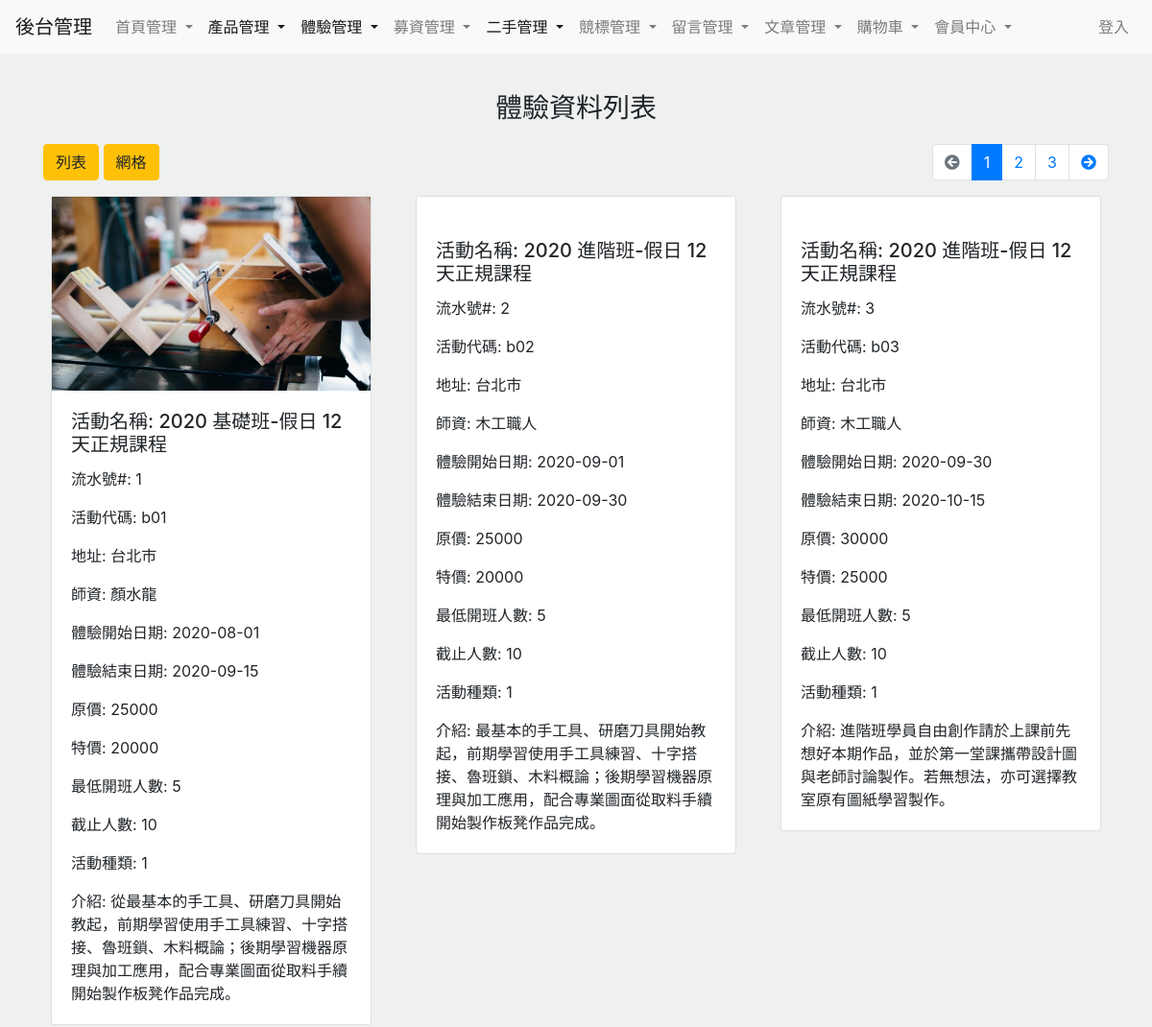
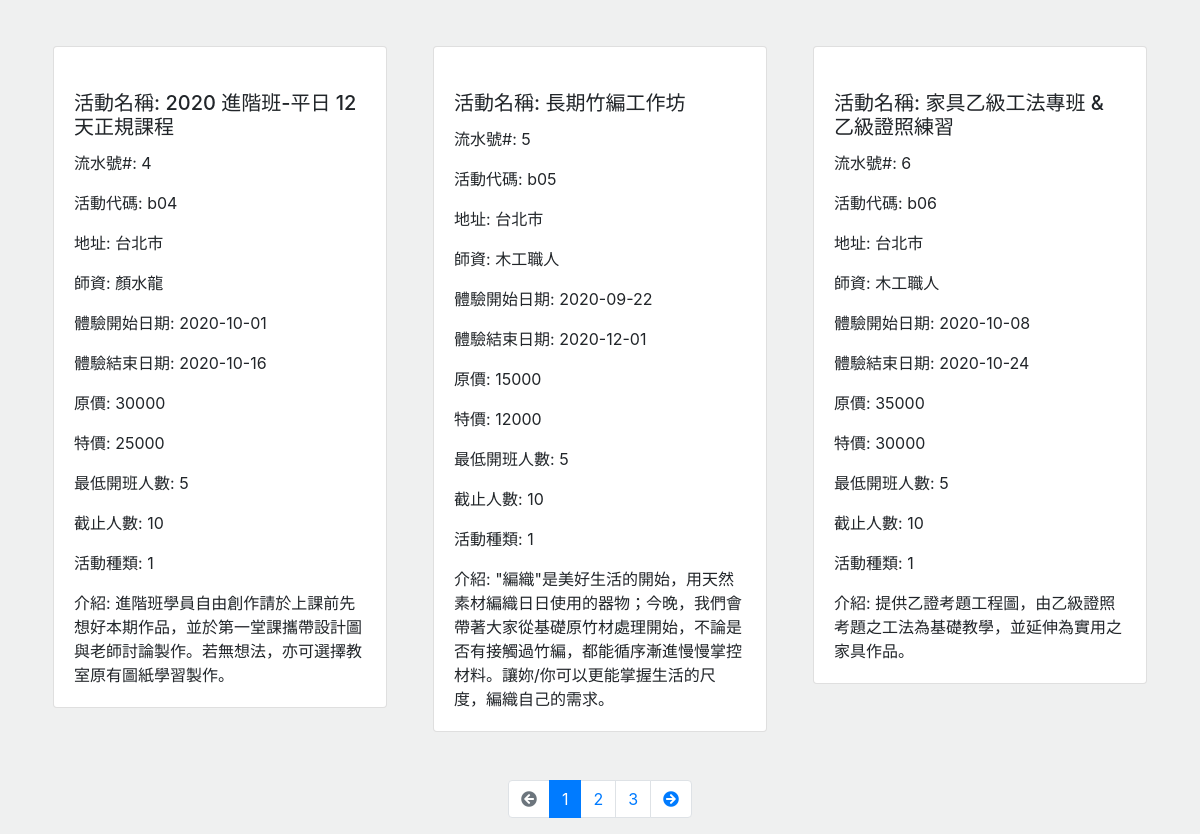
Screenshot of /test/data_listcard.php with the database file from the repository (2 pictures, top to bottom).
### tables this page shows
CREATE TABLE `a_experience_mainlist` (
  `sid` int(11) NOT NULL,
  `activitie_name` varchar(255) NOT NULL,
  `activitie_id` varchar(255) NOT NULL,
  `address` varchar(255) NOT NULL,
  `teacher` varchar(255) NOT NULL,
  `start_date` date NOT NULL,
  `end_date` date NOT NULL,
  `origina_price` int(11) NOT NULL,
  `sale_price` int(11) NOT NULL,
  `registered_people` int(100) NOT NULL,
  `low_people` int(100) NOT NULL,
  `total_people` int(100) NOT NULL,
  `category_sid` int(11) NOT NULL,
  `following` int(10) NOT NULL,
  `visible` int(10) NOT NULL,
  `images` varchar(500) NOT NULL,
  `introduction` text NOT NULL
);

### test/data_listcard.php (the view, shortened to what this page needs)
<?php
require __DIR__ . '/../parts/__connect_db.php';
$perPage = 6;
$page = isset($_GET['page']) ? intval($_GET['page']) : 1;
$t_sql = "SELECT COUNT(1) FROM `a_experience_mainlist`";
$totalRows = $pdo->query($t_sql)->fetch(PDO::FETCH_NUM)[0];
$totalPages = ceil($totalRows / $perPage);
$rows = [];
if ($totalRows > 0) {
    $sql = sprintf("SELECT * FROM `a_experience_mainlist` LIMIT %s, %s", ($page - 1) * $perPage, $perPage);
    $stmt = $pdo->query($sql);
    $rows = $stmt->fetchAll();
}
?>
<?php include __DIR__ . '/../parts/__html_head.php'; ?>
<?php include __DIR__ . '/../parts/__navbar.php'; ?>
<div class="container">
    <div class="row">
        <h3>體驗資料列表</h3>
    </div>
    <div class="row justify-content-between">
        <div class="col">
            <a href="data_list.php" class="btn btn-warning choose">列表</a>
            <a href="data_listcard.php" class="btn btn-warning choose">網格</a>
        </div>
        <div class="col">
            <nav aria-label="Page navigation example">
                <ul class="pagination justify-content-end">
                    <li class="page-item <?= $page == 1 ? 'disabled' : '' ?>">
                        <a class="page-link" href="?page=<?= $page - 1 ?>">
                            <i class="fas fa-arrow-circle-left"></i>
                        </a>
                    </li>
                    <?php for ($i = $page - 2; $i <= $page + 2; $i++) :
                        if ($i < 1) continue;
                    ?>
                        <li class="page-item <?= $i == $page ? 'active' : '' ?>">
                            <a class="page-link" href="?page=<?= $i ?>"><?= $i ?></a>
                        </li>
                    <?php endfor; ?>
                    <li class="page-item <?= $page == $totalPages ? 'disabled' : '' ?>">
                        <a class="page-link" href="?page=<?= $page + 1 ?>">
                            <i class="fas fa-arrow-circle-right"></i>
                        </a>
                    </li>
                </ul>
            </nav>
        </div>
    </div>
    <div class="row justify-content-center">
        <?php foreach ($rows as $r) : ?>
            <div class="col-4">
                <div class="card mx-2 mb-5">
                    <div class="wrap">
                        <img src="./../uploads/<?= $r['images'] ?>" alt="" width="100%">
                    </div>
                    <div class="card-body">
                        <h5 class="card-title">活動名稱: <?= $r['activitie_name'] ?></h5>
                        <p class="card-text">流水號#: <?= $r['sid'] ?></p>
                        <p class="card-text">活動代碼: <?= $r['activitie_id'] ?></p>
                        <p class="card-text">地址: <?= $r['address'] ?></p>
                        <p class="card-text">師資: <?= $r['teacher'] ?></p>
                        <p class="card-text">體驗開始日期: <?= $r['start_date'] ?></p>
                        <p class="card-text">體驗結束日期: <?= $r['end_date'] ?></p>
                        <p class="card-text">原價: <?= $r['origina_price'] ?></p>
                        <p class="card-text">特價: <?= $r['sale_price'] ?></p>
                        <p class="card-text">最低開班人數: <?= $r['low_people'] ?></p>
                        <p class="card-text">截止人數: <?= $r['total_people'] ?></p>
                        <p class="card-text">活動種類: <?= $r['category_sid'] ?></p>
                        <p class="card-text">介紹: <?= htmlentities($r['introduction']) ?></p>
                    </div>
                </div>
            </div>
        <?php endforeach; ?>
    </div>
    <div class="row">
        <div class="col d-flex justify-content-center">
            <nav aria-label="Page navigation example">
                <ul class="pagination">
                    <li class="page-item <?= $page == 1 ? 'disabled' : '' ?>">
                        <a class="page-link" href="?page=<?= $page - 1 ?>">
                            <i class="fas fa-arrow-circle-left"></i>
                        </a>
                    </li>
                    <?php for ($i = $page - 2; $i <= $page + 2; $i++) :
                        if ($i < 1) continue;
                    ?>
                        <li class="page-item <?= $i == $page ? 'active' : '' ?>">
                            <a class="page-link" href="?page=<?= $i ?>"><?= $i ?></a>
                        </li>
                    <?php endfor; ?>
                    <li class="page-item <?= $page == $totalPages ? 'disabled' : '' ?>">
                        <a class="page-link" href="?page=<?= $page + 1 ?>">
                            <i class="fas fa-arrow-circle-right"></i>
                        </a>
                    </li>
                </ul>
            </nav>
        </div>
    </div>
</div>
<?php include __DIR__ . '/../parts/__html_foot.php'; ?>

### test/data_listcard.php (style rules this page uses)
body { background-color: #EFF0F0; }
h3 { margin: auto; margin-top: 40px; margin-bottom: 20px; }

### rows the page displays
a_experience_mainlist: images (picture), activitie_name "2020 基礎班-假日 12天正規課程", sid "1", activitie "b01", address "台北市", teacher "顏水龍", start_date "2020-08-01", end_date "2020-09-15", origina_price "25000", sale_price "20000", low_people "5", total_people "10", category_sid "1", introduction "從最基本的手工具、研磨刀具開始教起，前期學習使用手工具練習、十字搭接、魯班鎖、木料概論；後期學習機器原理與加工應用，配合專業圖面從取料手續開始製作板凳作品完成。"
a_experience_mainlist: activitie_name "2020 進階班-假日 12天正規課程", sid "2", activitie "b02", address "台北市", teacher "木工職人", start_date "2020-09-01", end_date "2020-09-30", origina_price "25000", sale_price "20000", low_people "5", total_people "10", category_sid "1", introduction "最基本的手工具、研磨刀具開始教起，前期學習使用手工具練習、十字搭接、魯班鎖、木料概論；後期學習機器原理與加工應用，配合專業圖面從取料手續開始製作板凳作品完成。"
a_experience_mainlist: activitie_name "2020 進階班-假日 12天正規課程", sid "3", activitie "b03", address "台北市", teacher "木工職人", start_date "2020-09-30", end_date "2020-10-15", origina_price "30000", sale_price "25000", low_people "5", total_people "10", category_sid "1", introduction "進階班學員自由創作請於上課前先想好本期作品，並於第一堂課攜帶設計圖與老師討論製作。若無想法，亦可選擇教室原有圖紙學習製作。"
a_experience_mainlist: activitie_name "2020 進階班-平日 12天正規課程", sid "4", activitie "b04", address "台北市", teacher "顏水龍", start_date "2020-10-01", end_date "2020-10-16", origina_price "30000", sale_price "25000", low_people "5", total_people "10", category_sid "1", introduction "進階班學員自由創作請於上課前先想好本期作品，並於第一堂課攜帶設計圖與老師討論製作。若無想法，亦可選擇教室原有圖紙學習製作。"
a_experience_mainlist: activitie_name "長期竹編工作坊", sid "5", activitie "b05", address "台北市", teacher "木工職人", start_date "2020-09-22", end_date "2020-12-01", origina_price "15000", sale_price "12000", low_people "5", total_people "10", category_sid "1", introduction "\"編織\"是美好生活的開始，用天然素材編織日日使用的器物；今晚，我們會帶著大家從基礎原竹材處理開始，不論是否有接觸過竹編，都能循序漸進慢慢掌控材料。讓妳/你可以更能掌握生活的尺度，編織自己的需求。"
a_experience_mainlist: activitie_name "家具乙級工法專班 & 乙級證照練習", sid "6", activitie "b06", address "台北市", teacher "木工職人", start_date "2020-10-08", end_date "2020-10-24", origina_price "35000", sale_price "30000", low_people "5", total_people "10", category_sid "1", introduction "提供乙證考題工程圖，由乙級證照考題之工法為基礎教學，並延伸為實用之家具作品。"
